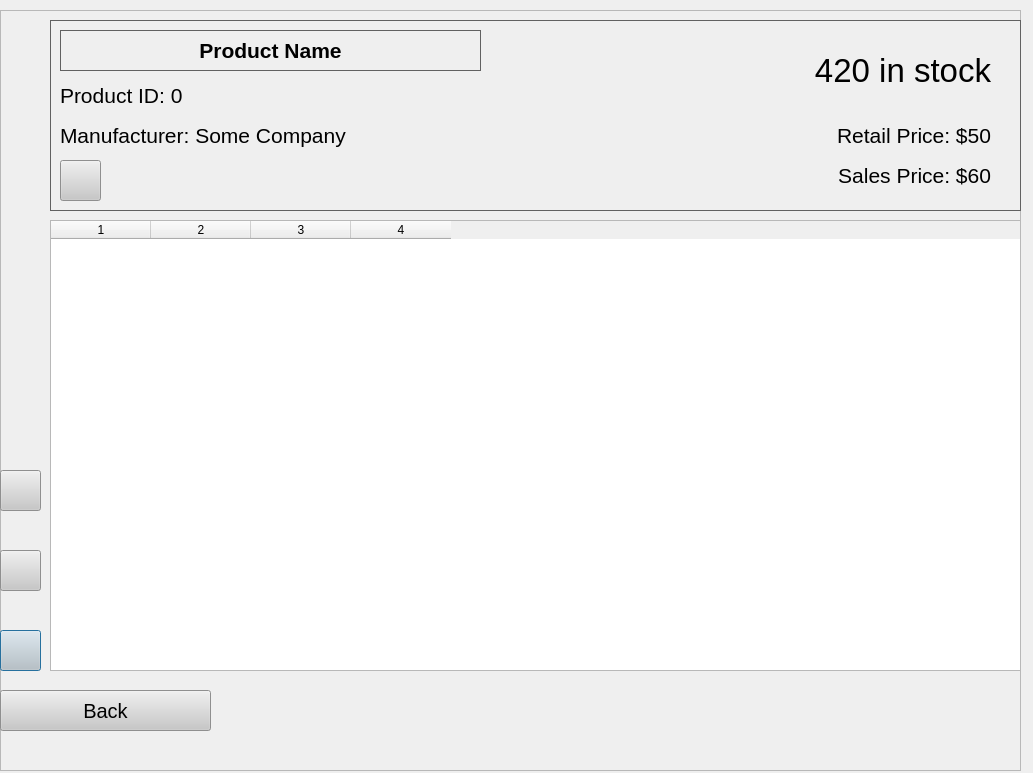
<?xml version="1.0" encoding="UTF-8"?>
<ui version="4.0">
 <class>Dialog</class>
 <widget class="QDialog" name="Dialog">
  <property name="geometry">
   <rect>
    <x>0</x>
    <y>0</y>
    <width>1033</width>
    <height>773</height>
   </rect>
  </property>
  <property name="windowTitle">
   <string>Dialog</string>
  </property>
  <widget class="QFrame" name="BatchView">
   <property name="enabled">
    <bool>true</bool>
   </property>
   <property name="geometry">
    <rect>
     <x>0</x>
     <y>10</y>
     <width>1021</width>
     <height>761</height>
    </rect>
   </property>
   <property name="frameShape">
    <enum>QFrame::StyledPanel</enum>
   </property>
   <property name="frameShadow">
    <enum>QFrame::Raised</enum>
   </property>
   <widget class="QTableWidget" name="BatchList">
    <property name="geometry">
     <rect>
      <x>50</x>
      <y>210</y>
      <width>971</width>
      <height>451</height>
     </rect>
    </property>
    <property name="lineWidth">
     <number>1</number>
    </property>
    <property name="sizeAdjustPolicy">
     <enum>QAbstractScrollArea::AdjustToContents</enum>
    </property>
    <property name="alternatingRowColors">
     <bool>false</bool>
    </property>
    <property name="gridStyle">
     <enum>Qt::SolidLine</enum>
    </property>
    <property name="rowCount">
     <number>0</number>
    </property>
    <property name="columnCount">
     <number>4</number>
    </property>
    <attribute name="horizontalHeaderVisible">
     <bool>true</bool>
    </attribute>
    <attribute name="horizontalHeaderCascadingSectionResizes">
     <bool>false</bool>
    </attribute>
    <attribute name="horizontalHeaderHighlightSections">
     <bool>true</bool>
    </attribute>
    <attribute name="horizontalHeaderShowSortIndicator" stdset="0">
     <bool>false</bool>
    </attribute>
    <attribute name="horizontalHeaderStretchLastSection">
     <bool>false</bool>
    </attribute>
    <attribute name="verticalHeaderVisible">
     <bool>false</bool>
    </attribute>
    <column/>
    <column/>
    <column/>
    <column/>
   </widget>
   <widget class="QPushButton" name="EditBatchButton">
    <property name="geometry">
     <rect>
      <x>0</x>
      <y>620</y>
      <width>41</width>
      <height>41</height>
     </rect>
    </property>
    <property name="font">
     <font>
      <family>MS Sans Serif</family>
      <pointsize>15</pointsize>
      <weight>50</weight>
      <bold>false</bold>
     </font>
    </property>
    <property name="styleSheet">
     <string notr="true">background-color: rgb(200, 200, 200);
image: url(:/icons/SourceImages/pencil.png);</string>
    </property>
    <property name="text">
     <string/>
    </property>
    <property name="icon">
     <iconset resource="../Resources/images.qrc">
      <normaloff>:/icons/SourceImages/pencil.png</normaloff>:/icons/SourceImages/pencil.png</iconset>
    </property>
   </widget>
   <widget class="QPushButton" name="CreateBatchButton">
    <property name="geometry">
     <rect>
      <x>0</x>
      <y>540</y>
      <width>41</width>
      <height>41</height>
     </rect>
    </property>
    <property name="font">
     <font>
      <family>MS Sans Serif</family>
      <pointsize>15</pointsize>
      <weight>50</weight>
      <bold>false</bold>
     </font>
    </property>
    <property name="styleSheet">
     <string notr="true">background-color: rgb(200, 200, 200);
image: url(:/icons/SourceImages/plus.png);</string>
    </property>
    <property name="text">
     <string/>
    </property>
    <property name="icon">
     <iconset resource="../Resources/images.qrc">
      <normaloff>:/icons/SourceImages/plus.png</normaloff>:/icons/SourceImages/plus.png</iconset>
    </property>
   </widget>
   <widget class="QPushButton" name="BatchBackButton">
    <property name="geometry">
     <rect>
      <x>0</x>
      <y>680</y>
      <width>211</width>
      <height>41</height>
     </rect>
    </property>
    <property name="font">
     <font>
      <family>MS Sans Serif</family>
      <pointsize>15</pointsize>
      <weight>50</weight>
      <bold>false</bold>
     </font>
    </property>
    <property name="styleSheet">
     <string notr="true">background-color: rgb(200, 200, 200);</string>
    </property>
    <property name="text">
     <string>Back</string>
    </property>
   </widget>
   <widget class="QFrame" name="frame">
    <property name="geometry">
     <rect>
      <x>50</x>
      <y>10</y>
      <width>971</width>
      <height>191</height>
     </rect>
    </property>
    <property name="styleSheet">
     <string notr="true">border: 1px solid rgb(97, 97, 97);</string>
    </property>
    <property name="frameShape">
     <enum>QFrame::StyledPanel</enum>
    </property>
    <property name="frameShadow">
     <enum>QFrame::Raised</enum>
    </property>
    <widget class="QLabel" name="ProductIDText">
     <property name="geometry">
      <rect>
       <x>10</x>
       <y>60</y>
       <width>421</width>
       <height>31</height>
      </rect>
     </property>
     <property name="font">
      <font>
       <family>MS Sans Serif</family>
       <pointsize>16</pointsize>
       <weight>50</weight>
       <bold>false</bold>
      </font>
     </property>
     <property name="layoutDirection">
      <enum>Qt::LeftToRight</enum>
     </property>
     <property name="styleSheet">
      <string notr="true">border: 0px;</string>
     </property>
     <property name="text">
      <string>Product ID: 0</string>
     </property>
     <property name="alignment">
      <set>Qt::AlignLeading|Qt::AlignLeft|Qt::AlignVCenter</set>
     </property>
     <property name="wordWrap">
      <bool>true</bool>
     </property>
    </widget>
    <widget class="QLabel" name="ManufacturerText">
     <property name="geometry">
      <rect>
       <x>10</x>
       <y>100</y>
       <width>421</width>
       <height>31</height>
      </rect>
     </property>
     <property name="font">
      <font>
       <family>MS Sans Serif</family>
       <pointsize>16</pointsize>
       <weight>50</weight>
       <bold>false</bold>
      </font>
     </property>
     <property name="layoutDirection">
      <enum>Qt::LeftToRight</enum>
     </property>
     <property name="styleSheet">
      <string notr="true">border: 0px;</string>
     </property>
     <property name="text">
      <string>Manufacturer: Some Company</string>
     </property>
     <property name="alignment">
      <set>Qt::AlignLeading|Qt::AlignLeft|Qt::AlignVCenter</set>
     </property>
     <property name="wordWrap">
      <bool>true</bool>
     </property>
    </widget>
    <widget class="QLabel" name="ProductNameText">
     <property name="geometry">
      <rect>
       <x>10</x>
       <y>10</y>
       <width>421</width>
       <height>41</height>
      </rect>
     </property>
     <property name="font">
      <font>
       <family>MS Sans Serif</family>
       <pointsize>16</pointsize>
       <weight>75</weight>
       <bold>true</bold>
      </font>
     </property>
     <property name="layoutDirection">
      <enum>Qt::LeftToRight</enum>
     </property>
     <property name="styleSheet">
      <string notr="true"/>
     </property>
     <property name="text">
      <string>Product Name</string>
     </property>
     <property name="alignment">
      <set>Qt::AlignCenter</set>
     </property>
     <property name="wordWrap">
      <bool>true</bool>
     </property>
    </widget>
    <widget class="QLabel" name="SalesPriceText">
     <property name="geometry">
      <rect>
       <x>580</x>
       <y>140</y>
       <width>361</width>
       <height>31</height>
      </rect>
     </property>
     <property name="font">
      <font>
       <family>MS Sans Serif</family>
       <pointsize>16</pointsize>
       <weight>50</weight>
       <bold>false</bold>
      </font>
     </property>
     <property name="layoutDirection">
      <enum>Qt::LeftToRight</enum>
     </property>
     <property name="styleSheet">
      <string notr="true">border: 0px;</string>
     </property>
     <property name="text">
      <string>Sales Price: $60</string>
     </property>
     <property name="alignment">
      <set>Qt::AlignRight|Qt::AlignTrailing|Qt::AlignVCenter</set>
     </property>
     <property name="wordWrap">
      <bool>true</bool>
     </property>
    </widget>
    <widget class="QLabel" name="RetailPriceText">
     <property name="geometry">
      <rect>
       <x>580</x>
       <y>100</y>
       <width>361</width>
       <height>31</height>
      </rect>
     </property>
     <property name="font">
      <font>
       <family>MS Sans Serif</family>
       <pointsize>16</pointsize>
       <weight>50</weight>
       <bold>false</bold>
      </font>
     </property>
     <property name="layoutDirection">
      <enum>Qt::LeftToRight</enum>
     </property>
     <property name="styleSheet">
      <string notr="true">border: 0px;</string>
     </property>
     <property name="text">
      <string>Retail Price: $50</string>
     </property>
     <property name="alignment">
      <set>Qt::AlignRight|Qt::AlignTrailing|Qt::AlignVCenter</set>
     </property>
     <property name="wordWrap">
      <bool>true</bool>
     </property>
    </widget>
    <widget class="QLabel" name="StockCountText">
     <property name="geometry">
      <rect>
       <x>580</x>
       <y>10</y>
       <width>361</width>
       <height>81</height>
      </rect>
     </property>
     <property name="font">
      <font>
       <family>MS Sans Serif</family>
       <pointsize>25</pointsize>
       <weight>50</weight>
       <bold>false</bold>
      </font>
     </property>
     <property name="layoutDirection">
      <enum>Qt::LeftToRight</enum>
     </property>
     <property name="styleSheet">
      <string notr="true">border: 0px;</string>
     </property>
     <property name="text">
      <string>420 in stock</string>
     </property>
     <property name="alignment">
      <set>Qt::AlignRight|Qt::AlignTrailing|Qt::AlignVCenter</set>
     </property>
     <property name="wordWrap">
      <bool>true</bool>
     </property>
    </widget>
   </widget>
   <widget class="QPushButton" name="EditProductButton">
    <property name="geometry">
     <rect>
      <x>60</x>
      <y>150</y>
      <width>41</width>
      <height>41</height>
     </rect>
    </property>
    <property name="font">
     <font>
      <family>MS Sans Serif</family>
      <pointsize>15</pointsize>
      <weight>50</weight>
      <bold>false</bold>
     </font>
    </property>
    <property name="styleSheet">
     <string notr="true">background-color: rgb(200, 200, 200);
image: url(:/icons/SourceImages/pencil.png);
</string>
    </property>
    <property name="text">
     <string/>
    </property>
    <property name="icon">
     <iconset resource="../Resources/images.qrc">
      <normaloff>:/icons/SourceImages/pencil.png</normaloff>:/icons/SourceImages/pencil.png</iconset>
    </property>
   </widget>
   <widget class="QPushButton" name="DeleteProductBatch">
    <property name="geometry">
     <rect>
      <x>0</x>
      <y>460</y>
      <width>41</width>
      <height>41</height>
     </rect>
    </property>
    <property name="font">
     <font>
      <family>MS Sans Serif</family>
      <pointsize>15</pointsize>
      <weight>50</weight>
      <bold>false</bold>
     </font>
    </property>
    <property name="styleSheet">
     <string notr="true">background-color: rgb(200, 200, 200);
image: url(:/icons/SourceImages/Bin.png);</string>
    </property>
    <property name="text">
     <string/>
    </property>
    <property name="icon">
     <iconset resource="../Resources/images.qrc">
      <normaloff>:/icons/SourceImages/Bin.png</normaloff>:/icons/SourceImages/Bin.png</iconset>
    </property>
   </widget>
  </widget>
 </widget>
 <resources>
  <include location="../Resources/images.qrc"/>
 </resources>
 <connections/>
</ui>
